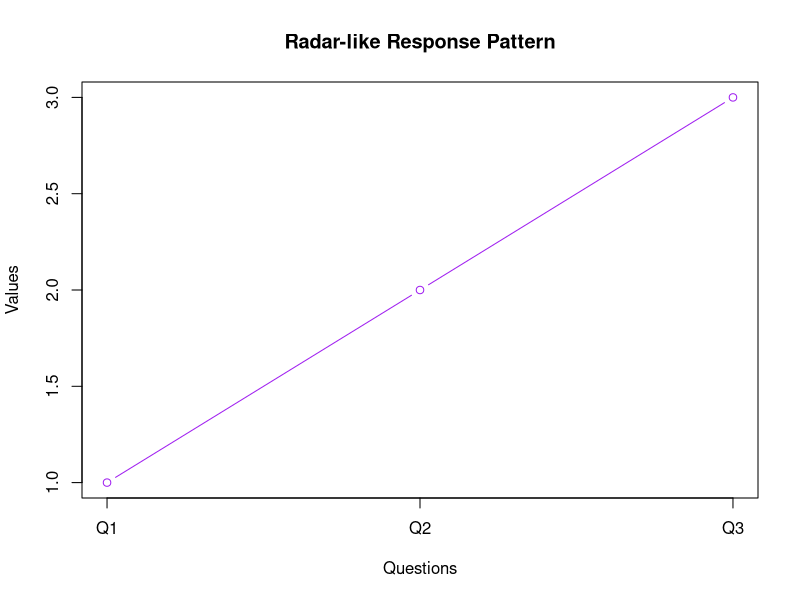

This figure's R source:
# -------- Data --------
questions <- c("Q1", "Q2", "Q3")
values <- c(1, 2, 3)

# Convert to numeric positions
x <- 1:3

# -------- Plot --------
plot(x, values,
     type = "b",
     col = "purple",
     pch = 1,              # open circle markers
     lty = 1,
     xaxt = "n",
     main = "Radar-like Response Pattern",
     xlab = "Questions",
     ylab = "Values")

# Add custom x-axis labels
axis(1, at = x, labels = questions)
